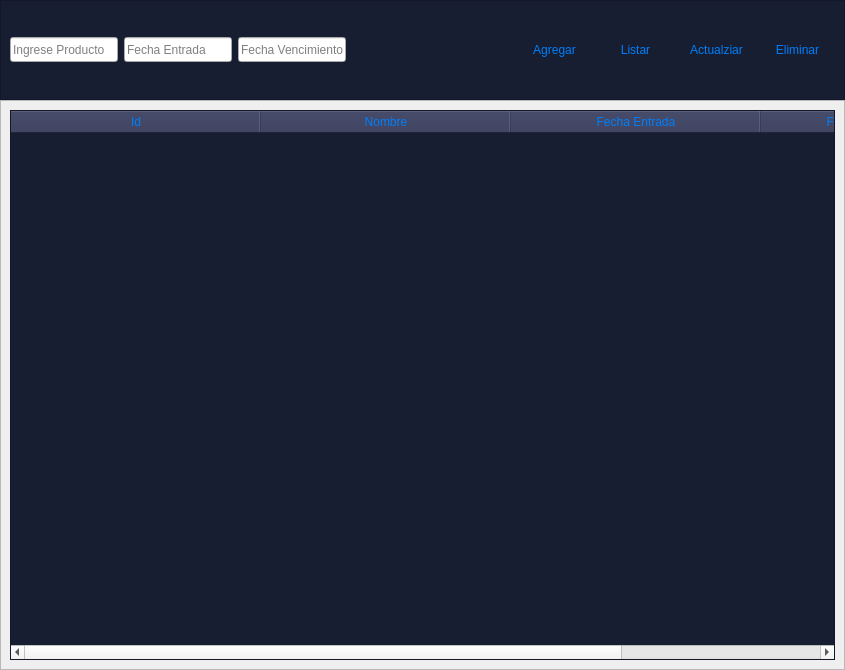
               <widget class="QWidget" name="pg_cocina">
                <layout class="QVBoxLayout" name="verticalLayout_5">
                 <property name="spacing">
                  <number>0</number>
                 </property>
                 <property name="leftMargin">
                  <number>0</number>
                 </property>
                 <property name="topMargin">
                  <number>0</number>
                 </property>
                 <property name="rightMargin">
                  <number>0</number>
                 </property>
                 <property name="bottomMargin">
                  <number>0</number>
                 </property>
                 <item>
                  <widget class="QFrame" name="frame_5">
                   <property name="minimumSize">
                    <size>
                     <width>0</width>
                     <height>100</height>
                    </size>
                   </property>
                   <property name="styleSheet">
                    <string notr="true">QPushButton{
background-color: rgb(24, 30, 50);
border-top-left-radius:20p;
color: rgb(0,126,249);
font: 77 10pt &quot;Gadugi&quot;;

border-radius: 5px;

}

QPushButton:hover{

background-color: qlineargradient(spread:pad, x1:0, y1:0.505682, x2:1, y2:0.477, stop:0 rgba(11, 131, 120, 219), stop:1 rgba(85, 98, 112, 226));


}
QFrame{
background-color: rgb(24, 30, 50);
}
QLabel{
color: rgb(0,126,249);
}</string>
                   </property>
                   <property name="frameShape">
                    <enum>QFrame::StyledPanel</enum>
                   </property>
                   <property name="frameShadow">
                    <enum>QFrame::Raised</enum>
                   </property>
                   <layout class="QHBoxLayout" name="horizontalLayout_3">
                    <item>
                     <widget class="QLineEdit" name="lnl_producto">
                      <property name="minimumSize">
                       <size>
                        <width>0</width>
                        <height>25</height>
                       </size>
                      </property>
                      <property name="inputMask">
                       <string/>
                      </property>
                      <property name="text">
                       <string/>
                      </property>
                      <property name="placeholderText">
                       <string>Ingrese Producto</string>
                      </property>
                     </widget>
                    </item>
                    <item>
                     <widget class="QLineEdit" name="lnl_entrada">
                      <property name="minimumSize">
                       <size>
                        <width>0</width>
                        <height>25</height>
                       </size>
                      </property>
                      <property name="text">
                       <string/>
                      </property>
                      <property name="placeholderText">
                       <string>Fecha Entrada</string>
                      </property>
                     </widget>
                    </item>
                    <item>
                     <widget class="QLineEdit" name="lnl_vencimiento">
                      <property name="minimumSize">
                       <size>
                        <width>0</width>
                        <height>25</height>
                       </size>
                      </property>
                      <property name="text">
                       <string/>
                      </property>
                      <property name="placeholderText">
                       <string>Fecha Vencimiento</string>
                      </property>
                     </widget>
                    </item>
                    <item>
                     <spacer name="horizontalSpacer">
                      <property name="orientation">
                       <enum>Qt::Horizontal</enum>
                      </property>
                      <property name="sizeHint" stdset="0">
                       <size>
                        <width>165</width>
                        <height>20</height>
                       </size>
                      </property>
                     </spacer>
                    </item>
                    <item>
                     <widget class="QPushButton" name="btn_agregar_c">
                      <property name="minimumSize">
                       <size>
                        <width>75</width>
                        <height>25</height>
                       </size>
                      </property>
                      <property name="text">
                       <string>Agregar</string>
                      </property>
                     </widget>
                    </item>
                    <item>
                     <widget class="QPushButton" name="btn_listar">
                      <property name="minimumSize">
                       <size>
                        <width>75</width>
                        <height>25</height>
                       </size>
                      </property>
                      <property name="text">
                       <string>Listar</string>
                      </property>
                     </widget>
                    </item>
                    <item>
                     <widget class="QPushButton" name="btn_actualizar_c">
                      <property name="minimumSize">
                       <size>
                        <width>75</width>
                        <height>25</height>
                       </size>
                      </property>
                      <property name="text">
                       <string>Actualziar</string>
                      </property>
                     </widget>
                    </item>
                    <item>
                     <widget class="QPushButton" name="btn_eliminar_c">
                      <property name="minimumSize">
                       <size>
                        <width>75</width>
                        <height>25</height>
                       </size>
                      </property>
                      <property name="text">
                       <string>Eliminar</string>
                      </property>
                     </widget>
                    </item>
                   </layout>
                  </widget>
                 </item>
                 <item>
                  <widget class="QFrame" name="frame_6">
                   <property name="minimumSize">
                    <size>
                     <width>0</width>
                     <height>570</height>
                    </size>
                   </property>
                   <property name="styleSheet">
                    <string notr="true">QHeaderView
{
Fondo: transparente; 
background-color: rgb(24, 30, 50);
border-top-left-radius:20p;
color: rgb(0,126,249);
font: 77 10pt &quot;Gadugi&quot;;
}

QHeaderView:hover
{
background-color: rgb(46, 51, 84);
border-top-left-radius:20p;
}
QHeaderView:section
{
background-color: rgb(46, 51, 84);
border-top-left-radius:20p;
padding: 2px;
font-size:11 pt;

}
QTableWidget{
background-color: rgb(24, 30, 50);
gridline-color: rgb(24, 30, 50);
font-size: 11pt;
border-top-left-radius:20p;
color: rgb(0,126,249);
font: 77 10pt &quot;Gadugi&quot;;
}
QTableWidgetQTableCornerButton::section{
background-color: rgb(46, 51, 84);
border: 1px solid rgb(0,126,249);
}
QTableView QTableCornerButton::section {
background-color: rgb(46, 51, 84);
border: 1px solid rgb(0, 126, 249);
}</string>
                   </property>
                   <property name="frameShape">
                    <enum>QFrame::StyledPanel</enum>
                   </property>
                   <property name="frameShadow">
                    <enum>QFrame::Raised</enum>
                   </property>
                   <layout class="QVBoxLayout" name="verticalLayout_6">
                    <item>
                     <widget class="QTableWidget" name="tabla_cocina">
                      <property name="styleSheet">
                       <string notr="true">QHeaderView
{
Fondo: transparente; 
background-color: rgb(24, 30, 50);
border-top-left-radius:20p;
color: rgb(0,126,249);
font: 77 10pt &quot;Gadugi&quot;;
}

QHeaderView:hover
{
background-color: rgb(46, 51, 84);
border-top-left-radius:20p;
}
QHeaderView:section
{
background-color: rgb(46, 51, 84);
border-top-left-radius:20p;
padding: 2px;
font-size:11 pt;

}
QTableWidget{
background-color: rgb(24, 30, 50);
gridline-color: rgb(24, 30, 50);
font-size: 11pt;
border-top-left-radius:20p;
color: rgb(0,126,249);
font: 77 10pt &quot;Gadugi&quot;;
}
QTableWidgetQTableCornerButton::section{
background-color: rgb(46, 51, 84);
border: 1px solid rgb(0,126,249);
}
QTableView QTableCornerButton::section {
background-color: rgb(46, 51, 84);
border: 1px solid rgb(0, 126, 249);
}</string>
                      </property>
                      <property name="autoScrollMargin">
                       <number>16</number>
                      </property>
                      <attribute name="horizontalHeaderDefaultSectionSize">
                       <number>250</number>
                      </attribute>
                      <column>
                       <property name="text">
                        <string>Id</string>
                       </property>
                      </column>
                      <column>
                       <property name="text">
                        <string>Nombre</string>
                       </property>
                      </column>
                      <column>
                       <property name="text">
                        <string>Fecha Entrada</string>
                       </property>
                      </column>
                      <column>
                       <property name="text">
                        <string>Fecha de Vencimiento</string>
                       </property>
                      </column>
                     </widget>
                    </item>
                   </layout>
                  </widget>
                 </item>
                </layout>
               </widget>
